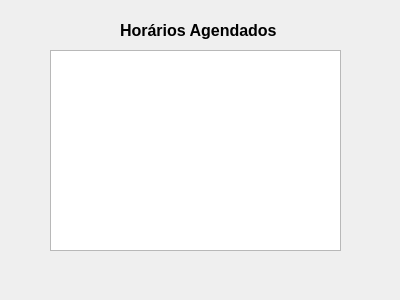
<?xml version="1.0" encoding="UTF-8"?>
<ui version="4.0">
 <class>TelaAgendamentosCliente</class>
 <widget class="QDialog" name="TelaAgendamentosCliente">
  <property name="geometry">
   <rect>
    <x>0</x>
    <y>0</y>
    <width>400</width>
    <height>300</height>
   </rect>
  </property>
  <property name="windowTitle">
   <string>Dialog</string>
  </property>
  <widget class="QListWidget" name="listWidget">
   <property name="geometry">
    <rect>
     <x>50</x>
     <y>50</y>
     <width>291</width>
     <height>201</height>
    </rect>
   </property>
  </widget>
  <widget class="QLabel" name="label">
   <property name="geometry">
    <rect>
     <x>120</x>
     <y>20</y>
     <width>161</width>
     <height>21</height>
    </rect>
   </property>
   <property name="font">
    <font>
     <pointsize>12</pointsize>
     <bold>true</bold>
    </font>
   </property>
   <property name="text">
    <string>Horários Agendados</string>
   </property>
  </widget>
 </widget>
 <resources/>
 <connections/>
</ui>
